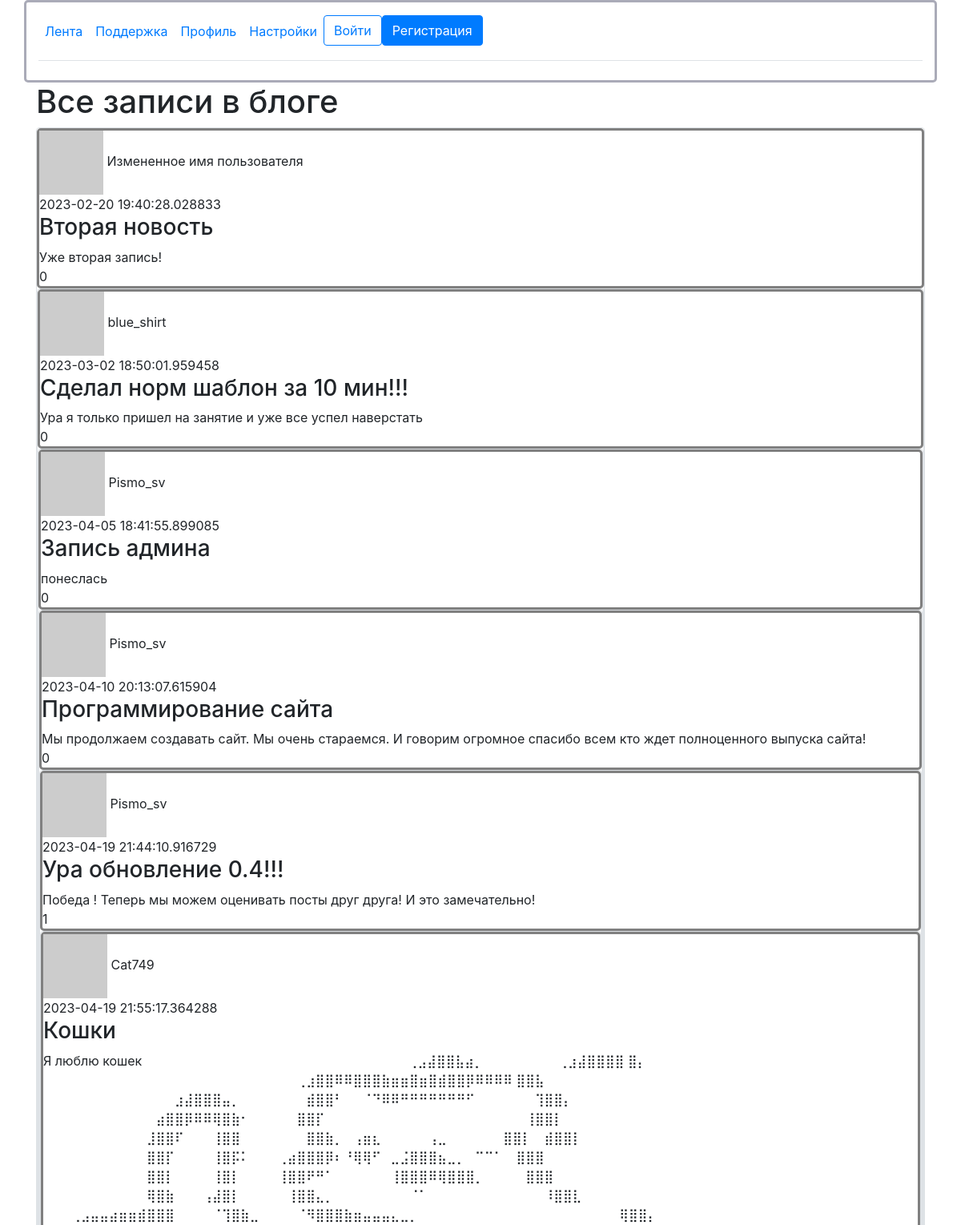
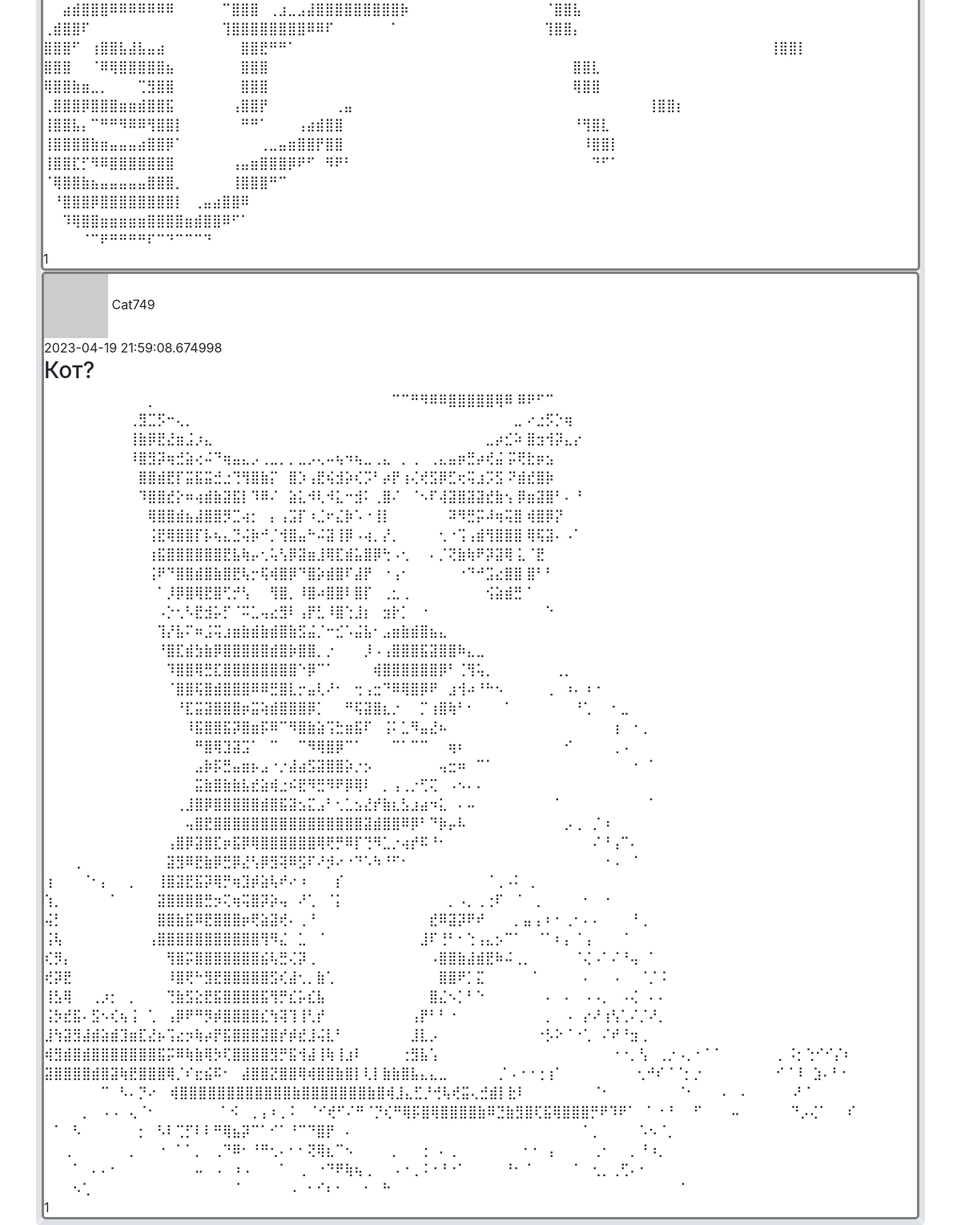
The page / on the database its author committed (2 pictures, top to bottom).
### data/news.py (models this page shows)
class News(SqlAlchemyBase):
    __tablename__ = 'news'
    id = sqlalchemy.Column(sqlalchemy.Integer,
                           primary_key=True, autoincrement=True)
    title = sqlalchemy.Column(sqlalchemy.String, nullable=True)
    content = sqlalchemy.Column(sqlalchemy.String, nullable=True)
    created_date = sqlalchemy.Column(sqlalchemy.DateTime,
                                     default=datetime.datetime.now)
    is_private = sqlalchemy.Column(sqlalchemy.Boolean, default=True)
    user_id = sqlalchemy.Column(sqlalchemy.Integer,
                                sqlalchemy.ForeignKey("users.id"))
    likes = sqlalchemy.Column(sqlalchemy.Integer, default=0)
    liked_users = sqlalchemy.Column(sqlalchemy.String)
    user = orm.relationship('User')

### data/users.py (models this page shows, shortened)
class User(SqlAlchemyBase, UserMixin):
    __tablename__ = 'users'
    id = sqlalchemy.Column(sqlalchemy.Integer,
                           primary_key=True, autoincrement=True)
    name = sqlalchemy.Column(sqlalchemy.String, nullable=True)
    about = sqlalchemy.Column(sqlalchemy.String, nullable=True)
    email = sqlalchemy.Column(sqlalchemy.String,
                              index=True, unique=True, nullable=True)
    hashed_password = sqlalchemy.Column(sqlalchemy.String, nullable=True)
    created_date = sqlalchemy.Column(sqlalchemy.DateTime,
                                     default=datetime.datetime.now)
    news = orm.relationship("News", back_populates='user')
    def avatar(self, size):
        digest = md5(self.email.lower().encode('utf-8')).hexdigest()
        return 'https://www.gravatar.com/avatar/{}?d=identicon&s={}'.format(
            digest, size)

### main.py (the view)
@app.route("/")
def index():
    db_sess = db_session.create_session()
    if current_user.is_authenticated:
        news = db_sess.query(News).filter(
            (News.user == current_user) | (News.is_private != True))
    else:
        news = db_sess.query(News).filter(News.is_private != True)
    return render_template("index.html", news=news)

### data/db_session.py (called while the page is built)
def create_session() -> Session:
    global __factory
    return __factory()

### templates/index.html (shortened to what this page needs)
{% extends "base.html" %}
{% block content %}
<h1>Все записи в блоге</h1>
{% for item in news%}
<div class="col-md6 border rounded">
    <div id="news{{loop.index}}">
        <img src="{{item.user.avatar(40)}}">
        <span>{{item.user.name}}<span/><br>
        <span>{{item.created_date}}<span/>
        <h3>{{item.title}}</h3>
        {{item.content}}
        <br>
        <span>{{item.likes}}<span/>
</div>
{% endfor %}
{% endblock %}

### templates/base.html (shortened to what this page needs)
<!doctype html>
<html lang="en">
<head>
    <link rel="stylesheet"
          href="https://stackpath.bootstrapcdn.com/bootstrap/4.4.1/css/bootstrap.min.css"
>
</head>
<body>
<header>
    <div class="container" style="background-color: white; border:#aaabb8 solid; ">
        <header class="d-flex flex-wrap align-items-center justify-content-center justify-content-md-between py-3 mb-4 border-bottom">
            <ul class="nav col-12 col-md-auto mb-2 justify-content-center mb-md-0">
                <li><a href="/" class="nav-link px-2 link-secondary">Лента</a></li>
                <li><a href="#" class="nav-link px-2">Поддержка</a></li>
                <li><a href="/profile" class="nav-link px-2">Профиль</a></li>
                <li><a href="#" class="nav-link px-2" style="">Настройки</a></li>
                {% if not current_user.is_authenticated %}
                <ul class="nav col-12 col-md-auto mb-2 justify-content-center mb-md-0">
                    <li><a class="btn btn-outline-primary me-2" href="/login">Войти</a></li>
                    <li><a class="btn btn-primary" href="/register">Регистрация</a></li>
                    {% endif %}
        </header>
    </div>
</header>
<main role="main" class="container">
    {% block content %}{% endblock %}
</main>
</body>
</html>

### templates/base.html (style rules this page uses)
body { background: url(https://img.freepik.com/free-photo/white-concrete-wall_53876-92803.jpg?w=1380&t=st=1681221851~exp=1681222451~hmac=b56127937686b29879128f878f829b32c23de93e679daa4056adbcf6740c8b92); background-color: #AAABB8 background-repeat: repeat-x; background-repeat: repeat-y; background-size: 100%; }

### templates/index.html (style rules this page uses)
div { background: white; border: solid gray; border-radius: 5px; }

### rows shown on the page
News: user.name "Измененное имя пользователя", created_date "2023-02-20 19:40:28.028833", title "Вторая новость", content "Уже вторая запись!", likes "0"
News: user.name "blue_shirt", created_date "2023-03-02 18:50:01.959458", title "Сделал норм шаблон за 10 мин!!!", content "Ура я только пришел на занятие и уже все успел наверстать", likes "0"
News: user.name "Pismo_sv", created_date "2023-04-05 18:41:55.899085", title "Запись админа", content "понеслась", likes "0"
News: user.name "Pismo_sv", created_date "2023-04-10 20:13:07.615904", title "Программирование сайта", content "Мы продолжаем создавать сайт. Мы очень стараемся. И говорим огромное спасибо всем кто ждет полноценного выпуска сайта!", likes "0"
News: user.name "Pismo_sv", created_date "2023-04-19 21:44:10.916729", title "Ура обновление 0.4!!!", content "Победа ! Теперь мы можем оценивать посты друг друга! И это замечательно!", likes "1"
News: user.name "Cat749", created_date "2023-04-19 21:55:17.364288", title "Кошки", content "Я люблю кошек ⠀⠀⠀⠀⠀⠀⠀⠀⠀⠀⠀⠀⠀⠀⠀⠀⠀⠀⠀⠀⠀⠀⠀⠀⠀⠀⠀⠀⢀⣠⣼⣿⣿⣧⣴⡀⠀⠀⠀⠀⠀⠀⠀⠀⢀⣰⣼⣿⣿⣿⣿ ⣿⡄⠀⠀⠀⠀⠀⠀⠀ ⠀⠀⠀⠀⠀⠀⠀⠀⠀⠀⠀⠀⠀⠀⠀⠀⠀⠀⠀⠀⠀⠀⠀⠀⠀⠀⠀⢀⣰⣿⣿⠿⠿⣿⣿⣿⣷⣶⣶⣿⣶⣿⣾⣿⣿⡿⠿⠿⠿⠿ ⣿⣿⣧⠀⠀⠀⠀⠀⠀ ⠀⠀⠀⠀⠀⠀⠀⠀⠀⠀⠀⠀⠀⠀⣰⣼⣿⣿⣿⣤⡀⠀⠀⠀⠀⠀⠀⠀⣾⣿⣿⠃⠀⠀⠈⠙⠿⠿⠛⠛⠛⠛⠛⠛⠛⠋⠀⠀⠀⠀⠀⠀ ⢹⣿⣿⡄⠀⠀⠀⠀ ⠀⠀⠀⠀⠀⠀⠀⠀⠀⠀⠀⠀⣴⣿⣿⡿⠿⠿⢿⣿⣷⠂⠀⠀⠀⠀⠀⣿⣿⡏⠀⠀⠀⠀⠀⠀⠀⠀⠀⠀⠀⠀⠀⠀⠀⠀⠀⠀⠀⠀⠀ ⢸⣿⣿⡇⠀⠀⠀⠀ ⠀⠀⠀⠀⠀⠀⠀⠀⠀⠀⠀⣸⣿⣿⠏⠀⠀⠀⢸⣿⣿⠀⠀⠀⠀⠀⠀⠀⣿⣿⣷⡀⠀⢠⣶⣆⠀⠀⠀⠀⠀⢠⣀⠀⠀⠀⠀⠀⠀⣿⣿⡇⠀ ⣾⣿⣿⡇⠀⠀⠀⠀ ⠀⠀⠀⠀⠀⠀⠀⠀⠀⠀⠀⣿⣿⡏⠀⠀⠀⠀⢸⣿⡯⠅⠀⠀⠀⢀⣴⣿⣿⣿⡿⠆⠘⢿⢿⠋⠀⣀⣨⣿⣿⣿⣦⣀⡀⠀⠉⠉⠁⠀ ⣿⣿⣿⠀⠀⠀⠀⠀⠀ ⠀⠀⠀⠀⠀⠀⠀⠀⠀⠀⠀⣿⣿⡇⠀⠀⠀⠀⢸⣿⡇⠀⠀⠀⠀⢸⣿⣿⠟⠛⠁⠀⠀⠀⠀⠀⠀⢸⣿⣿⣿⠿⢿⣿⣿⣿⡀⠀⠀⠀⠀ ⣿⣿⣿⠀⠀⠀⠀⠀⠀ ⠀⠀⠀⠀⠀⠀⠀⠀⠀⠀⠀⢿⣿⣷⠀⠀⠀⢠⣼⣿⡇⠀⠀⠀⠀⠀⢸⣿⣿⣄⡀⠀⠀⠀⠀⠀⠀⠀⠀⠈⠁⠀⠀⠀⠀⠀⠀⠀⠀⠀⠀⠀⠀ ⠸⣿⣿⣇⠀⠀⠀⠀ ⠀⠀⠀⢀⣠⣤⣤⣴⣶⣶⣾⣿⣿⣿⠀⠀⠀⠀⠈⢹⣿⣷⣀⠀⠀⠀⠀⠈⠻⣿⣿⣿⣷⣶⣤⣤⣤⣄⣀⡀⠀⠀⠀⠀⠀⠀⠀⠀⠀⠀⠀⠀⠀⠀⠀⠀⠀⠀⠀⠀ ⠀⢿⣿⣿⡄⠀⠀⠀ ⠀⠀⣴⣾⣿⣿⣿⠿⠿⠿⠿⠿⠿⠿⠀⠀⠀⠀⠀⠉⣿⣿⣿⠀⢀⣰⣀⣠⣼⣿⣿⣿⣿⣿⣿⣿⣿⣿⡷⠀⠀⠀⠀⠀⠀⠀⠀⠀⠀⠀⠀⠀ ⠀⠈⣿⣿⣧⠀⠀⠀ ⢀⣾⣿⣿⠏⠀⠀⠀⠀⠀⠀⠀⠀⠀⠀⠀⠀⠀⠀⢹⣿⣿⣿⣿⣿⣿⣿⣿⠿⠿⠏⠀⠀⠀⠀⠀⠀⠁⠀⠀⠀⠀⠀⠀⠀⠀⠀⠀⠀⠀⠀…", likes "1"
News: user.name "Cat749", created_date "2023-04-19 21:59:08.674998", title "Кот?", content "⠀⠀⠀⠀⠀⠀⠀⠀⠀⠀⠀⡀⠀⠀⠀⠀⠀⠀⠀⠀⠀⠀⠀⠀⠀⠀⠀⠀⠀⠀⠀⠀⠀⠀⠀⠀⠀⠉⠉⠛⠻⠿⠿⣿⣿⣿⣿⣿⢿⠿ ⠿⠟⠋⠉⠀⠀⠀⠀⠀⠀⠀⠀⠀⠀⠀ ⠀⠀⠀⠀⠀⠀⠀⠀⠀⢀⣻⣉⡫⠒⢄⡀⠀⠀⠀⠀⠀⠀⠀⠀⠀⠀⠀⠀⠀⠀⠀⠀⠀⠀⠀⠀⠀⠀⠀⠀⠀⠀⠀⠀⠀⠀⠀⠀⠀⠀⣀ ⠔⣐⡫⡑⢶⠀⠀⠀⠀⠀⠀⠀⠀⠀ ⠀⠀⠀⠀⠀⠀⠀⠀⠀⢸⣷⡿⣟⣜⣶⣨⡰⣄⠀⠀⠀⠀⠀⠀⠀⠀⠀⠀⠀⠀⠀⠀⠀⠀⠀⠀⠀⠀⠀⠀⠀⠀⠀⠀⠀⠀⠀⣀⡴⣊⠵ ⣿⣲⢺⡽⣄⡔⠀⠀⠀⠀⠀⠀⠀⠀ ⠀⠀⠀⠀⠀⠀⠀⠀⠀⠸⣿⣻⡽⢶⣚⣵⢔⠬⠙⢶⣤⣄⡠⢀⣀⡀⡀⣀⡠⢄⠤⢦⠲⢦⣀⢀⣄⠀⡀⢀⠀⢀⣄⣤⡶⣛⡴⢞⣬ ⡭⢟⣗⡶⣢⠀⠀⠀⠀⠀⠀⠀⠀⠀ ⠀⠀⠀⠀⠀⠀⠀⠀⠀⠀⣿⣿⣾⣟⡏⣭⣯⣭⣚⣐⢙⢻⣿⣷⡍⠀⣿⡱⢠⣟⢮⣺⡵⢎⡩⠃⡴⡟⢰⢌⢞⣫⡿⣋⢖⢭⣰⡩⣫ ⠝⣾⣞⣿⡷⠀⠀⠀⠀⠀⠀⠀⠀⠀ ⠀⠀⠀⠀⠀⠀⠀⠀⠀⠀⠹⣿⣿⣞⡕⠶⢴⣾⣷⣽⣯⡇⠹⠿⠌⠀⣵⣅⠺⢇⠺⣅⠒⣺⠅⢀⣿⠌⠀⠈⠢⠏⢼⣽⣿⣽⣽⣞⣷⢢ ⡿⣶⣽⣿⠃⠄⠘⠀⠀⠀⠀⠀⠀⠀ ⠀⠀⠀⠀⠀⠀⠀⠀⠀⠀⠀⢿⣿⣿⣾⣦⣼⣿⣿⡻⣉⢴⡂⠀⡄⢠⣩⡏⠰⣈⠖⣌⡷⠡⠐⢸⡇⠀⠀⠀⠀⠀⠀⠽⠻⣛⡭⠼⢶⢭⣿ ⢾⣿⡿⡝⠀⠀⠀⠀⠀⠀⠀⠀⠀⠀⠀ ⠀⠀⠀⠀⠀⠀⠀⠀⠀⠀⠀⢨⣟⢿⣿⣿⡏⡧⢦⣄⣙⢬⡷⠚⡈⢺⣿⣤⠓⠬⣽⢸⡿⠠⢴⡀⡜⡀⠀⠀⠀⠀⢂⠐⢩⢠⣾⢻⣿⣿⣿ ⢿⢯⣽⠄⠠⠁⠀⠀⠀⠀⠀⠀⠀⠀ ⠀⠀⠀⠀⠀⠀⠀⠀⠀⠀⠀⢰⣯⣿⣿⣿⣿⣿⣿⣟⣧⢷⡤⢂⢥⢣⡿⣽⣶⣸⢿⣏⣾⣥⣿⡿⢓⠠⢂⠀⠀⠄⡈⢝⣷⢷⠟⡽⣽⢿ ⣅⠈⣟⠀⠀⠀⠀⠀⠀⠀⠀⠀⠀⠀⠀ ⠀⠀⠀⠀⠀⠀⠀⠀⠀⠀⠀⢨⠟⠙⣿⣿⣾⣿⣷⣿⣟⢧⡒⢯⢾⣿⡿⠙⣿⡵⣾⣿⠏⣼⡟⠀⠐⢠⠂⠀⠀⠀⠀⠀⠐⠙⠚⣩⣔⣿⣿ ⣿⠃⠃⠀⠀⠀⠀⠀⠀⠀⠀⠀⠀⠀⠀…", likes "1"
